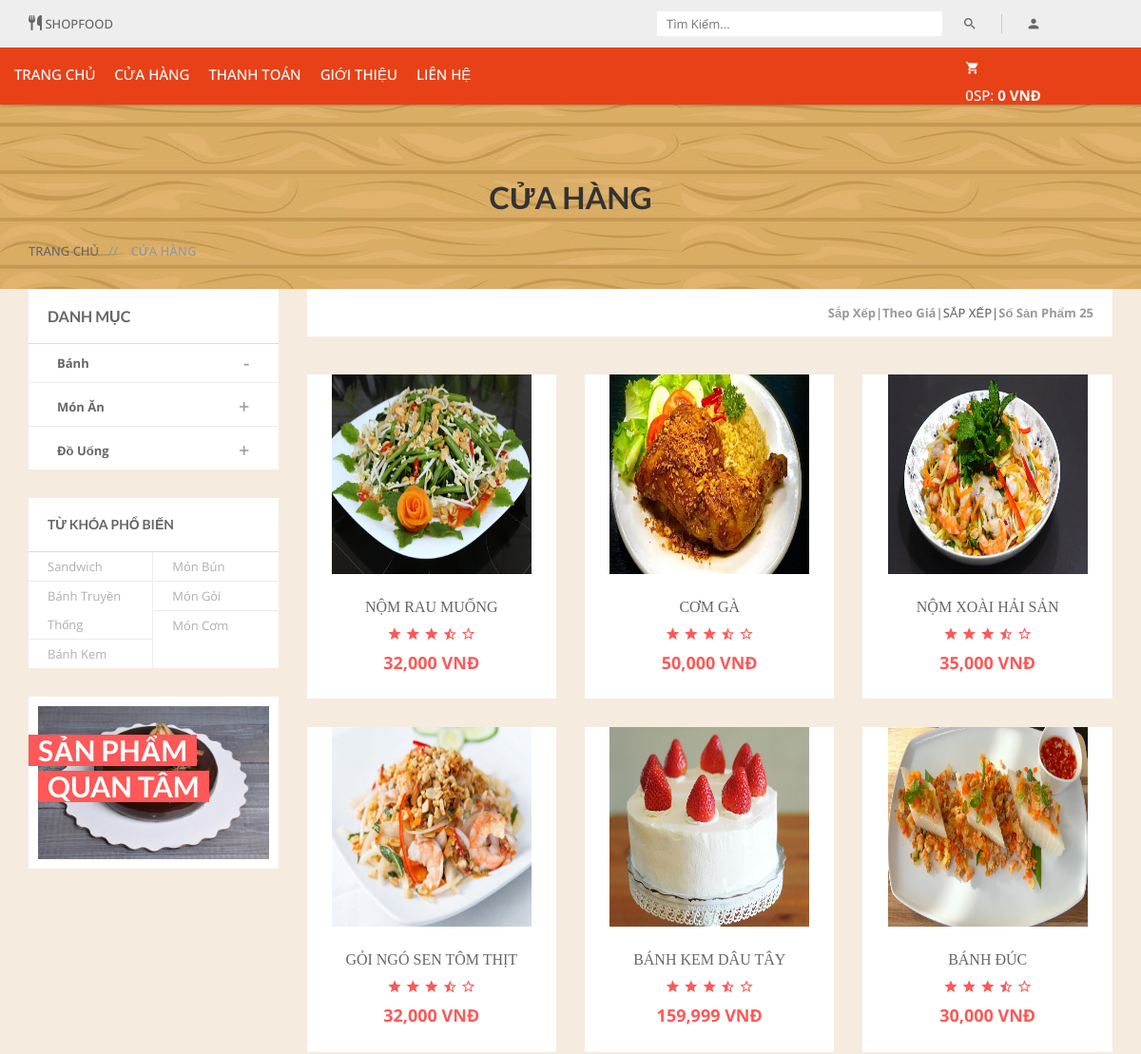
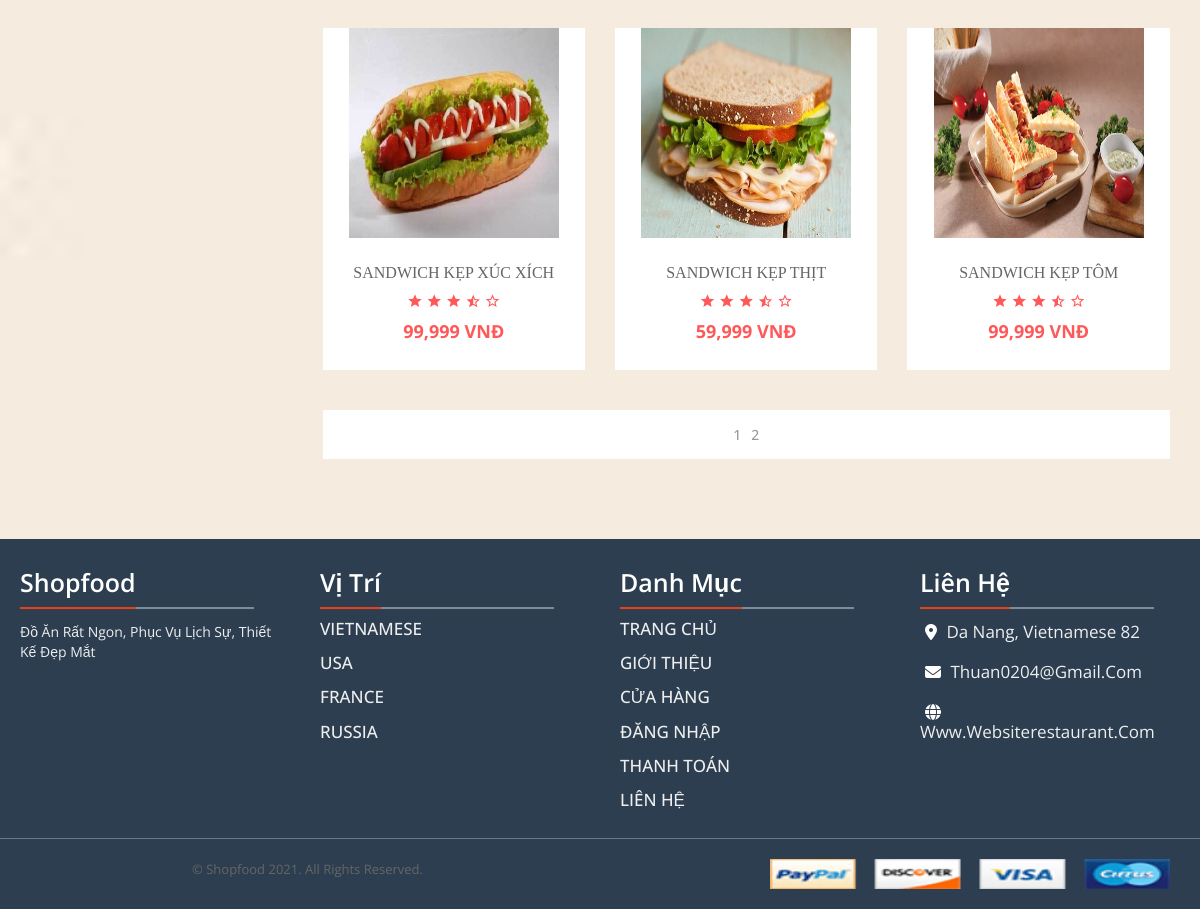
Screenshot of /?act=shop&trang=2 with the database file from the repository (2 pictures, top to bottom).
### tables this page shows
CREATE TABLE `danhmuc` (
  `MaDM` int(11) NOT NULL,
  `TenDM` varchar(255) DEFAULT NULL
);

CREATE TABLE `loaisanpham` (
  `MaLSP` int(11) NOT NULL,
  `TenLSP` varchar(70) NOT NULL,
  `HinhAnh` varchar(200) NOT NULL,
  `Mota` varchar(200) NOT NULL,
  `MaDM` int(11) NOT NULL
);

CREATE TABLE `sanpham` (
  `MaSP` int(11) NOT NULL,
  `MaLSP` int(11) NOT NULL,
  `MaDM` int(11) NOT NULL,
  `TenSP` varchar(70) NOT NULL,
  `DonGia` int(11) NOT NULL,
  `SoLuong` int(10) UNSIGNED NOT NULL DEFAULT 1,
  `HinhAnh1` varchar(200) NOT NULL,
  `HinhAnh2` varchar(255) DEFAULT NULL,
  `HinhAnh3` varchar(255) DEFAULT NULL,
  `MaKM` int(11) NOT NULL,
  `LSP` varchar(50) DEFAULT NULL,
  `NoiSX` varchar(50) DEFAULT NULL,
  `ThuongHieu` varchar(50) DEFAULT NULL,
  `KhoiLuong` varchar(50) DEFAULT NULL,
  `SoLuongCo` varchar(50) DEFAULT NULL,
  `ThanhPhan` varchar(250) DEFAULT NULL,
  `BaoQuan` varchar(50) DEFAULT NULL,
  `CachSD` varchar(50) DEFAULT NULL,
  `SoSao` int(11) NOT NULL,
  `SoDanhGia` int(11) NOT NULL,
  `TrangThai` int(11) NOT NULL,
  `MoTa` text NOT NULL,
  `ThoiGian` datetime DEFAULT NULL
);

### Controllers/ShopController.php (called while the page is built, shortened)
<?php
require_once("Models/shop.php");
class ShopController
{
    var $shop_model;
    public function __construct()
    {
        $this->shop_model = new Shop();
    }
    function list()
    {
        $data_danhmuc = $this->shop_model->danhmuc();
        $data_loaisp = $this->shop_model->loaisp(0, 8);
        $data_loaisp2 = $this->shop_model->loaisp2(0, 8);
        $data_chitietDM = array();
        for ($i = 1; $i <= count($data_danhmuc); $i++) {
            $data_chitietDM[$i] = $this->shop_model->chitietdanhmuc($i);
        }
        if (isset($_GET['sp']) and isset($_GET['loai'])) {
            $data_loai = $this->shop_model->chitiet_loai($_GET['loai'], $_GET['sp']);
            if ($data_loai != null) {
                $data = $this->shop_model->chitiet($data_loai[0]['MaLSP'], $_GET['sp']);
                $data_noibat = $this->shop_model->sanpham_noibat();
                $data_count = $this->shop_model->count_sp_ctdm($_GET['sp'], $data_loai[0]['MaLSP']);
                $data_tong = $data_count['tong'];
                $data_id=$data_loai[0]['MaLSP'];
            }
        }
       else {
            if (isset($_GET['sp'])) {
                $data = $this->shop_model->sanpham_danhmuc(0, 9, $_GET['sp']);
                $data_noibat = $this->shop_model->sanpham_noibat();
                $data_count = $this->shop_model->count_sp_dm($_GET['sp']);
                $data_tong = $data_count['tong'];
            }
             else {
                if (isset($_POST['shop'])) {
                    $chuoi = $_POST['shop'];
                    $arr = explode("-", $chuoi);
                    $data = $this->shop_model->dongia($arr['0'], $arr['1']);
                    $data_tong = count($data);
                } else {
                    if (isset($_POST['keyword'])) {
                        $data = $this->shop_model->keywork($_POST['keyword']);
                        $data_noibat = $this->shop_model->sanpham_noibat();
                        $data_tong = count($data);
                    } else {
                        $id = isset($_GET['trang']) ? $_GET['trang'] : 1;
                        $limit = 9;
                        $start = ($id - 1) * $limit;
                        $data = $this->shop_model->limit($start, $limit);
                        $data_noibat = $this->shop_model->sanpham_noibat();
                    }
                }
            }
        }
        require_once('Views/index.php');
    }
}

### Models/connection.php (called while the page is built, shortened)
<?php
    class connection{
        function __construct()
        {
            $severname ="localhost";
            $username ="root";
            $password ="";
            $db_name ="shopfoodvn";
            $this->conn = new mysqli($severname,$username,$password,$db_name);
        }
    }
?>

### Models/model.php (called while the page is built, shortened)
<?php
require_once("connection.php");
class model
{
    function __construct()
    {
        $conn_obj = new connection();
        $this->conn = $conn_obj->conn;
    }
    function limit($a, $b)
    {
        $query =  "SELECT * from sanpham WHERE TrangThai = 1  ORDER BY ThoiGian DESC limit $a,$b";
        require("result.php");
        return $data;
    }
    function danhmuc()
    {
        $query =  "SELECT * from DanhMuc ";
        require("result.php");
        return $data;
    }
    function chitietdanhmuc($id)
    {
        $query =  "SELECT d.TenDM as Ten, l.* FROM danhmuc as d, loaisanpham as l WHERE d.MaDM = l.MaDM and d.MaDM = $id";
        require("result.php");
        return $data;
    }
}

### Models/result.php (called while the page is built)
<?php
$result = $this->conn->query($query);
$data = array();
while ($row = $result->fetch_assoc()) {
    $data[] = $row;
}
?>

### Models/shop.php (called while the page is built, shortened)
<?php
require_once("model.php");
class Shop extends Model
{
    function loaisp($a,$b)
    {
        $query = "SELECT * FROM loaisanpham WHERE   MaDM = 1 LIMIT $a, $b";
        require("result.php");
        return $data;
    }
    function loaisp2($a,$b)
    {
        $query = "SELECT * FROM loaisanpham WHERE   MaDM = 2 LIMIT $a, $b";
        require("result.php");
        return $data;
    }
    function loaisp3($a,$b)
    {
        $query = "SELECT * FROM loaisanpham WHERE   MaDM = 3 LIMIT $a, $b";
        require("result.php");
        return $data;
    }
    function sanpham_noibat()
    {
        $query = "SELECT * FROM sanpham WHERE MaSP = (SELECT MaSP sp FROM chitiethoadon GROUP BY MaSP ORDER BY COUNT(MaSP) DESC LIMIT 1)";
        return $this->conn->query($query)->fetch_assoc();
    }
}

### Views/shop/list-products.php (the view, shortened to what this page needs)
<div class="tab-content grid-content">
	<div class="tab-pane fade in active text-center" id="grid">
		<?php
			if(isset($data) and $data != NULL){
				foreach ($data as  $value) {
		?>
		<div class="col-xs-12 col-sm-6 col-md-4">
			<div class="single-product">
				<div class="product-f">
					<a href="?act=detail&id=<?=$value['MaSP']?>"><img src="public/<?=$value['HinhAnh1']?>" alt="Product Title" class="img-products"/></a>
				</div>
				<div class="product-dsc">
					<p><a href="?act=detail&id=<?=$value['MaSP']?>"><?=$value['TenSP']?></a></p>
					<div class="ratting">
						<i class="mdi mdi-star"></i>
						<i class="mdi mdi-star"></i>
						<i class="mdi mdi-star"></i>
						<i class="mdi mdi-star-half"></i>
						<i class="mdi mdi-star-outline"></i>
					</div>
					<span><?=number_format($value['DonGia'])?> VNĐ</span>
				</div>
			</div>
		</div>
		<?php }}else{
			echo '<p> KHÔNG CÓ DỮ LIỆU </p>';}?>
	</div>
</div>

### Views/shop/category.php (shortened to what this page needs)
<div class="sidebar left-sidebar">
    <div class="s-side-text">
        <div class="sidebar-title clearfix">
            <h4 class="floatleft">Danh mục</h4>
        </div>
        <div class="categories left-right-p">
            <ul id="accordion" class="panel-group clearfix">
                <?php    $i = 1; foreach ($data_chitietDM as $row) { ?>
                    <li class="panel">
                        <div data-toggle="collapse" data-parent="#accordion" data-target="#collapse<?=$i?>">
                            <div class="medium-a">
                                <b><?= $data_danhmuc[$i-1]['TenDM'] ?></b>
                            </div>
                        </div>
                    </li>
                <?php $i++;
             } ?>
            </ul>
        </div>
    </div>
    <div class="s-side-text">
        <div class="sidebar-title clearfix">
            <h5 class="floatleft">Từ khóa phổ biến</h5>
        </div>
        <div class="brands-select clearfix">
            <ul>
                <li>
                    <?php for($i=0;$i<3;$i++) {?>
                    <a href="?act=shop&sp=1&loai=<?=$data_loaisp[$i]['TenLSP']?>"><?=$data_loaisp[$i]['TenLSP']?></a>
                    <?php } ?>
                </li>
               <li>
                    <?php for($i=0;$i<3;$i++) {?>
                    <a href="?act=shop&sp=1&loai=<?=$data_loaisp2[$i]['TenLSP']?>"><?=$data_loaisp2[$i]['TenLSP']?></a>
                    <?php } ?>
                </li>
            </ul>
        </div>
    </div>
    <div class="s-side-text">
        <div class="banner clearfix">
            <a href="?act=detail&id=<?=$data_noibat['MaSP']?>"><img src="./public/<?=$data_noibat['HinhAnh1']?>" alt="" /></a>
            <div class="banner-text">
                <h2>Sản phẩm</h2> <br />
                <h2 class="banner-brand">Quan tâm</h2>
            </div>
        </div>
    </div>
</div>

### public/style.css (style rules this page uses)
html, body { height: 100%; }
html { scroll-behavior: smooth; }
.floatleft { float:left }
img { max-width:100%; }
p { margin:0px; }
h1, h2, h3, h4, h5, h6 { margin: 0 0 10px; font-family: 'Lato', sans-serif; text-transform:uppercase; font-weight:600; }
a { transition: all 0.3s ease 0s; text-decoration:none; font-weight:500; color:#666; text-transform:uppercase; }
i { font-size:16px; }
p { color:#666666; font-size:13px; font-weight:400; line-height:20px; }
ul { list-style: outside none none; margin: 0; padding: 0 }
ul li { float:left; }
body { font-family: 'Lato', sans-serif; color:#666666; font-size:13px; font-weight:400; }
.img-products { width: 270px; height:270px; }
.banner a::before { background-color: rgba(255, 255, 255, 0.15); content: ""; height: 100%; left: 0; position: absolute; top: 0; transition: all 0.3s ease-out 0s; width: 100%; transform:scale(0); }
.banner a::after { background-color: rgba(255, 255, 255, 0.15); bottom: 0; content: ""; height: 0; position: absolute; right: 0; transition: all 0.3s ease-out 0s; width: 0; }
.banner a { display:block; height: 100%; max-width: 100%; position: relative; width: 100%; }
.product-dsc > p a { color: #666; display: inline-block; font-size: 16px; font-weight: 400; font-family: "Bree Serif",serif; }
.product-dsc > p a,.colect-text > p { margin-bottom: 10px; }
.single-product { background: #fff none repeat scroll 0 0; transition: all 0.4s ease 0s; }
.product-dsc { padding: 25px 0; }
.product-dsc > span { color: #fe5858; font-size: 18px; font-weight: 700; }
.product-f { position: relative; }
.footer-menu li:last-child, .footer-text li:last-child , .s-side-text:last-child { margin-bottom: 0; }
.blog-row li,.products-page .col-xs-12 .single-product { margin-bottom:30px; }
.single-blog-page,.main-padding,.pagnation-ul,.s-side-text ,.error-content button ,.error-content input,.error-content > a,.share-member { background:#fff; }
.grid-content .ratting i { float: none; margin: 0 0 10px; padding: 0; }
.sidebar-title { border-bottom: 1px solid #dcdcdc; padding: 20px 30px; }
.normal-a > a,.medium-a ,.range-slider { padding:0 30px; }
.normal-a > a:last-child,.categories .panel:last-child .medium-a ,.recent-post li:last-child { border:0; }
.sidebar-title h4, .sidebar-title h5 { margin: 0; }
.sidebar-title h4 { font-size: 16px; font-weight: 700; }
.medium-a { border-bottom: 1px solid #eeecec; cursor: pointer; font-weight: 500; line-height: 40px; text-transform: uppercase; }
.categories .panel { width: 100%; position:relative; }
.categories .medium-a:after { color: #999; content: "+"; font-size: 20px; position: absolute; right: 30px; top: 0; }
.sidebar .categories [data-target="#collapse1"] .medium-a:after { content:"-"; }
.panel-group .panel { border-radius: 0px; box-shadow: none; }
.panel-group,.related-post li { margin-bottom: 0; }
.s-side-text,.single-list-view { margin-bottom: 30px; }
.brands-select li:last-child,.brands-select li a:last-child ,.size-select a:last-child,.range-slider input#amount,.panel-group .panel { border: 0 none; }
.brands-select li { border-right: 1px solid #eeecec; float: left; width: 50%; }
.brands-select li a { border-bottom: 1px solid #eeecec; color: #afafaf; display: block; font-weight: 400; line-height: 30px; padding-left: 30px; text-align: left; text-transform: capitalize; }
.banner-text > h2 { background: #fe5858 none repeat scroll 0 0; color: #fff; display: inline-block; font-size: 30px; margin: 0; padding: 0 10px; }
.s-side-text .banner a { border: 10px solid #fff; position: relative; }
.banner-text { bottom: 70px; position: absolute; }
.banner-text .banner-brand { margin-top: 5px; margin-left: 10px; }
.ratting i { float: left; font-size:16px; padding: 2px .2px; }
.ratting i,.list-text > h5,.items-dsc h5 a:hover ,.login-page a.forget:hover { color: #fe5858; }

### public/style1.css (style rules this page uses)
:root { --red:#e84118; }
* { font-family: 'Open Sans', sans-serif; margin:0; padding:0; box-sizing: border-box; text-decoration: none; outline: none; text-transform: capitalize; transition: all .2s cubic-bezier(.37,1.14,.26,1.24); }
html { font-size: 62.5%; overflow-x: hidden; }
.img-products { width: 270px; height:270px; }

### public/css/responsive.css (style rules this page uses)
@media (min-width: 1170px) and (max-width: 1200px) { .img-products { width: 210px; height: 210px; } }
@media (min-width: 1170px) and (max-width: 1200px) { .sidebar-title,.color-select { padding: 20px; } }
@media (min-width: 1170px) and (max-width: 1200px) { .brands-select li a { padding-left: 20px; } }

### rows the page displays
danhmuc: TenDM "Bánh"
danhmuc: TenDM "Món Ăn"
danhmuc: TenDM "Đồ Uống"
loaisanpham: TenLSP "Sandwich"
loaisanpham: TenLSP "Bánh Truyền Thống"
loaisanpham: TenLSP "Bánh Kem"
loaisanpham: TenLSP "Món Bún"
loaisanpham: TenLSP "Món Gỏi"
loaisanpham: TenLSP "Món Cơm"
sanpham: HinhAnh1 (picture), TenSP "NỘM RAU MUỐNG", DonGia "32,000"
sanpham: HinhAnh1 (picture), TenSP "CƠM GÀ", DonGia "50,000"
sanpham: HinhAnh1 (picture), TenSP "NỘM XOÀI HẢI SẢN", DonGia "35,000"
sanpham: HinhAnh1 (picture), TenSP "GỎI NGÓ SEN TÔM THỊT", DonGia "32,000"
sanpham: HinhAnh1 (picture), TenSP "BÁNH KEM DÂU TÂY", DonGia "159,999"
sanpham: HinhAnh1 (picture), TenSP "BÁNH ĐÚC", DonGia "30,000"
sanpham: HinhAnh1 (picture), TenSP "SANDWICH KẸP XÚC XÍCH", DonGia "99,999"
sanpham: HinhAnh1 (picture), TenSP "SANDWICH KẸP THỊT", DonGia "59,999"
sanpham: HinhAnh1 (picture), TenSP "SANDWICH KẸP TÔM", DonGia "99,999"

### other values shown
$soluong "0"
$thanhtien "0"
$data_tong "25"
